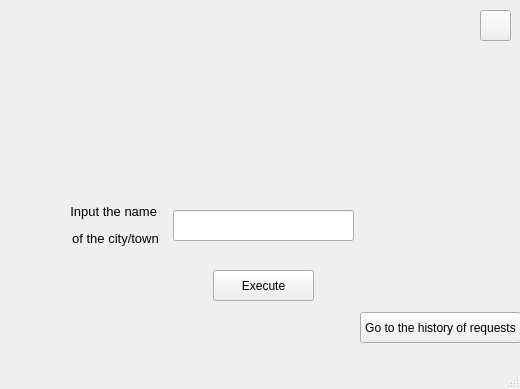
<?xml version="1.0" encoding="UTF-8"?>
<ui version="4.0">
 <class>MainWindow</class>
 <widget class="QMainWindow" name="MainWindow">
  <property name="geometry">
   <rect>
    <x>0</x>
    <y>0</y>
    <width>520</width>
    <height>389</height>
   </rect>
  </property>
  <property name="minimumSize">
   <size>
    <width>520</width>
    <height>389</height>
   </size>
  </property>
  <property name="maximumSize">
   <size>
    <width>520</width>
    <height>389</height>
   </size>
  </property>
  <property name="windowTitle">
   <string>Local time calculator</string>
  </property>
  <property name="autoFillBackground">
   <bool>false</bool>
  </property>
  <widget class="QWidget" name="centralwidget">
   <widget class="QLabel" name="Flag">
    <property name="geometry">
     <rect>
      <x>0</x>
      <y>0</y>
      <width>140</width>
      <height>90</height>
     </rect>
    </property>
    <property name="minimumSize">
     <size>
      <width>140</width>
      <height>90</height>
     </size>
    </property>
    <property name="text">
     <string/>
    </property>
   </widget>
   <widget class="QLabel" name="OutputWindow">
    <property name="geometry">
     <rect>
      <x>70</x>
      <y>130</y>
      <width>371</width>
      <height>41</height>
     </rect>
    </property>
    <property name="text">
     <string>&lt;html&gt;&lt;head/&gt;&lt;body&gt;&lt;p&gt;&lt;br/&gt;&lt;/p&gt;&lt;/body&gt;&lt;/html&gt;</string>
    </property>
    <property name="alignment">
     <set>Qt::AlignCenter</set>
    </property>
   </widget>
   <widget class="QPushButton" name="ToExecute">
    <property name="geometry">
     <rect>
      <x>213</x>
      <y>270</y>
      <width>101</width>
      <height>31</height>
     </rect>
    </property>
    <property name="text">
     <string>Execute</string>
    </property>
   </widget>
   <widget class="QLineEdit" name="Input">
    <property name="geometry">
     <rect>
      <x>173</x>
      <y>210</y>
      <width>181</width>
      <height>31</height>
     </rect>
    </property>
   </widget>
   <widget class="QPushButton" name="ToHistoryOfRequests">
    <property name="geometry">
     <rect>
      <x>360</x>
      <y>312</y>
      <width>161</width>
      <height>31</height>
     </rect>
    </property>
    <property name="text">
     <string>Go to the history of requests</string>
    </property>
   </widget>
   <widget class="QWidget" name="layoutWidget">
    <property name="geometry">
     <rect>
      <x>0</x>
      <y>90</y>
      <width>331</width>
      <height>34</height>
     </rect>
    </property>
    <layout class="QVBoxLayout" name="verticalLayout">
     <item>
      <widget class="QLabel" name="Country">
       <property name="text">
        <string/>
       </property>
      </widget>
     </item>
     <item>
      <widget class="QLabel" name="SubjetOFtheCountry">
       <property name="text">
        <string/>
       </property>
      </widget>
     </item>
    </layout>
   </widget>
   <widget class="QLabel" name="text_label">
    <property name="geometry">
     <rect>
      <x>60</x>
      <y>200</y>
      <width>111</width>
      <height>51</height>
     </rect>
    </property>
    <property name="text">
     <string>&lt;html&gt;&lt;head/&gt;&lt;body&gt;&lt;p align=&quot;center&quot;&gt;&lt;span style=&quot; font-size:10pt;&quot;&gt;Input the name &lt;/span&gt;&lt;/p&gt;&lt;p align=&quot;center&quot;&gt;&lt;span style=&quot; font-size:10pt;&quot;&gt;of the city/town&lt;/span&gt;&lt;/p&gt;&lt;/body&gt;&lt;/html&gt;</string>
    </property>
    <property name="alignment">
     <set>Qt::AlignRight|Qt::AlignTrailing|Qt::AlignVCenter</set>
    </property>
    <property name="wordWrap">
     <bool>false</bool>
    </property>
   </widget>
   <widget class="QPushButton" name="to_settings_btn">
    <property name="geometry">
     <rect>
      <x>480</x>
      <y>10</y>
      <width>31</width>
      <height>31</height>
     </rect>
    </property>
    <property name="text">
     <string/>
    </property>
   </widget>
  </widget>
  <widget class="QMenuBar" name="menubar">
   <property name="geometry">
    <rect>
     <x>0</x>
     <y>0</y>
     <width>520</width>
     <height>21</height>
    </rect>
   </property>
  </widget>
  <widget class="QStatusBar" name="statusbar"/>
 </widget>
 <resources/>
 <connections/>
</ui>
